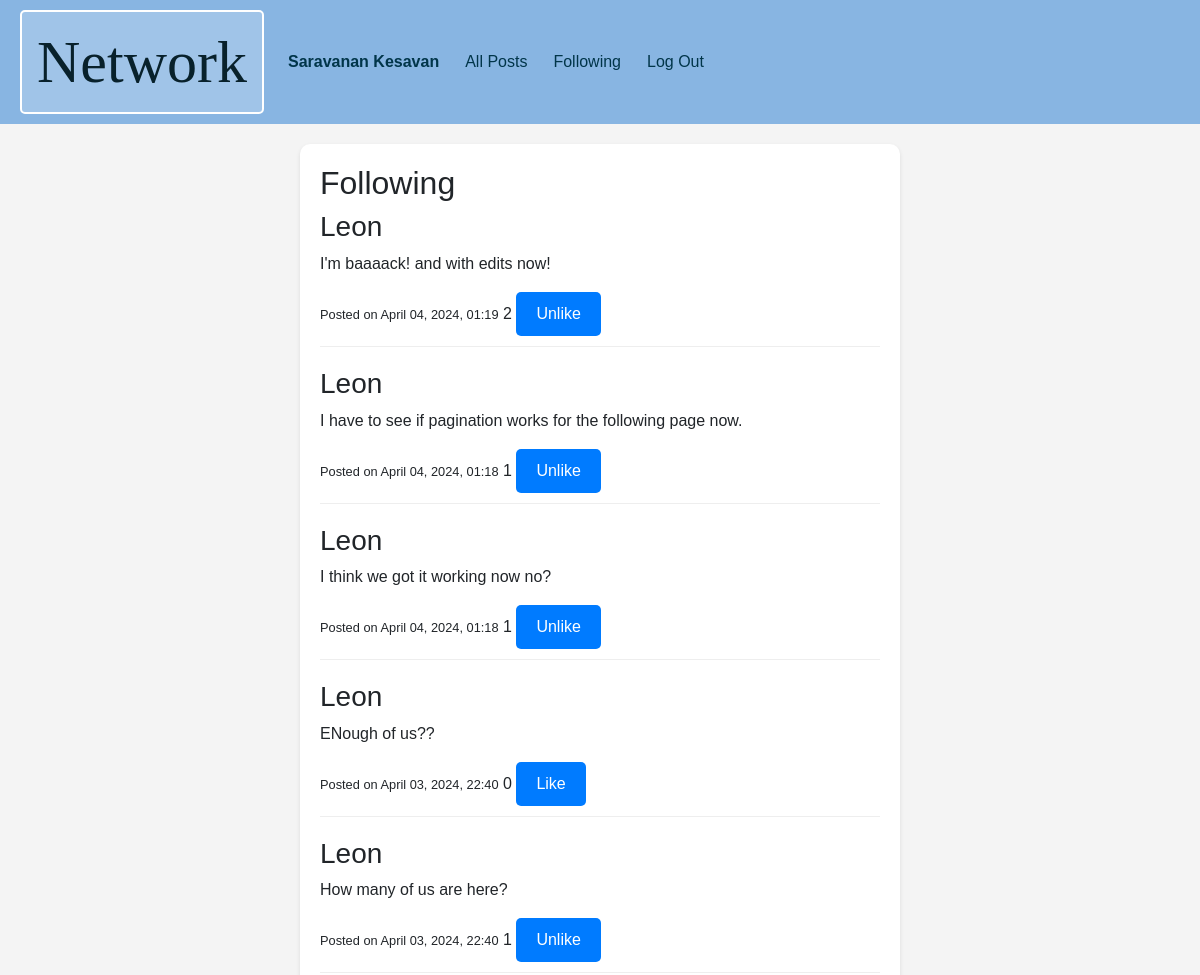
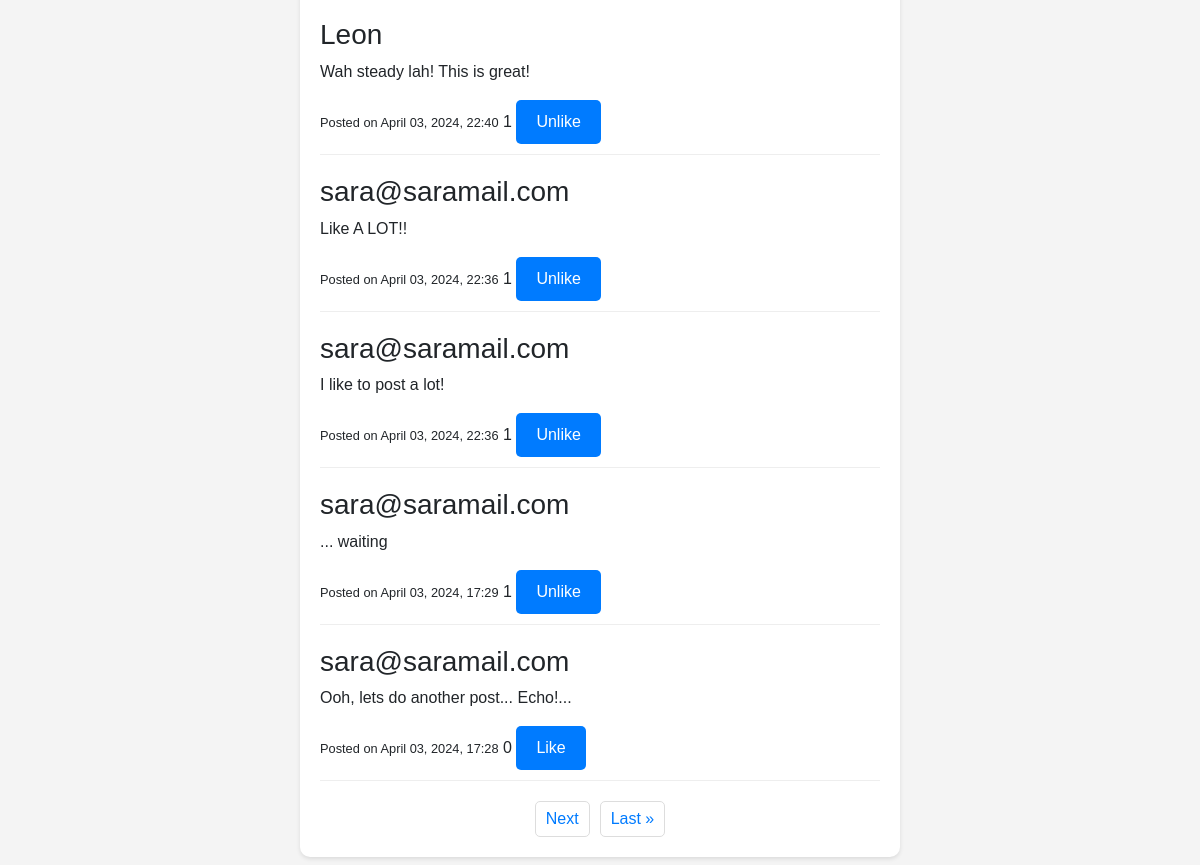
The page /following (signed in) on the database its author committed (2 pictures, top to bottom).
### network/models.py (models this page shows, shortened)
class User(AbstractUser):
    followers = models.ManyToManyField('self', symmetrical=False, related_name='following', blank=True)

class Post(models.Model):
    content = models.TextField()
    creator = models.ForeignKey(User, on_delete=models.CASCADE, related_name="posts")
    timestamp = models.DateTimeField(auto_now_add=True)
    likes = models.ManyToManyField(User, related_name="liked_posts", blank=True)

### network/views.py (the view)
# urls.py: path("following", views.following, name="following"),
@login_required
def following(request):
    user = request.user
    following_users = user.following.all()
    posts_list = Post.objects.filter(creator__in=following_users).order_by('-timestamp')
    paginator = Paginator(posts_list, 10)  # Show 10 posts per page
    page_number = request.GET.get('page')
    posts = paginator.get_page(page_number)
    return render(request, 'network/following.html', {'posts': posts})

### network/templates/network/following.html (shortened to what this page needs)
{% extends "network/layout.html" %}
{% block body %}
    <div class="container">
        <h2>Following</h2>
        {% if posts %}
            {% for post in posts %}
                <div class="post">
                    <h3>{{ post.creator.username }}</h3>
                    <p>{{ post.content }}</p>
                    <small>Posted on {{ post.timestamp|date:"F d, Y, H:i" }}</small>
                    <span id="like-count-{{ post.id }}">{{ post.likes.count }}</span>
                <button class="like-btn" data-post-id="{{ post.id }}" data-liked="{% if user in post.likes.all %}true{% else %}false{% endif %}">
                    {% if user in post.likes.all %}
                        Unlike
                    {% else %}
                        Like
                    {% endif %}
                </button>
                </div>
            {% endfor %}
        {% else %}
            <p>You are not following anyone yet.</p>
        {% endif %}
        <div class="pagination">
            {% if posts.has_next %}
                <a href="?page={{ posts.next_page_number }}">Next</a>
                <a href="?page={{ posts.paginator.num_pages }}">Last &raquo;</a>
            {% endif %}
        </div>
    </div>
{% endblock %}

### network/templates/network/layout.html (shortened to what this page needs)
{% load static %}
<!DOCTYPE html>
<html lang="en">
    <head>
        <link rel="stylesheet" href="https://stackpath.bootstrapcdn.com/bootstrap/4.4.1/css/bootstrap.min.css">
        <link href="{% static 'network/styles.css' %}" rel="stylesheet">
    </head>
    <body>
        <nav class="navbar navbar-expand-lg">
            <a class="navbar-brand" href="{% url 'index' %}">Network</a>
            <div>
              <ul class="navbar-nav mr-auto">
                {% if user.is_authenticated %}
                    <li class="nav-item">
                        <a class="nav-link" href="{% url 'profile' username=user.username %}"><strong>{{ user.username }}</strong></a>
                    </li>
                {% endif %}
                {% if user.is_authenticated %}
                    <li class="nav-item">
                        <a class="nav-link" href="{% url 'index' %}">All Posts</a>
                    </li>
                    <li class="nav-item">
                        <a class="nav-link" href="{% url 'following' %}">Following</a>
                    </li>
                    <li class="nav-item">
                        <a class="nav-link" href="{% url 'logout' %}">Log Out</a>
                    </li>
                {% endif %}
              </ul>
            </div>
          </nav>
        {% block body %}
        {% endblock %}
    </body>
</html>

### network/static/network/styles.css (style rules this page uses)
body { font-family: 'Arial', sans-serif; background-color: #f4f4f4; margin: 0; padding: 0; }
.container { width: 80%; max-width: 600px; margin: 20px auto; padding: 20px; background-color: #fff; border-radius: 10px; box-shadow: 0 2px 4px rgba(0, 0, 0, 0.1); }
.post { margin-bottom: 20px; padding-bottom: 10px; border-bottom: 1px solid #eee; }
button { background-color: #007bff; color: #fff; border: none; padding: 10px 20px; border-radius: 5px; cursor: pointer; }
.pagination { display: flex; justify-content: center; margin-top: 20px; }
.pagination a { margin: 0 5px; padding: 5px 10px; border: 1px solid #ddd; border-radius: 5px; color: #007bff; text-decoration: none; }
.navbar { background-color: #88b5e2; padding: 10px 20px; }
.navbar-brand { font-family: 'Georgia', serif; font-size: 60px; color: #08212b; padding: 5px 15px; border: 2px solid #fff; border-radius: 5px; background-color: rgba(255, 255, 255, 0.2); }
.navbar .nav-link { color: rgba(1, 53, 73, 1); }
.navbar-nav { display: flex; justify-content: flex-end; width: 100%; }
.nav-link { text-align: right; margin-right: 10px; }

### rows shown on the page
User: username "Saravanan Kesavan"
Post: creator.username "Leon", content "I'm baaaack! and with edits now!", timestamp "April 04, 2024, 01:19", likes.count "2", shows "Unlike"
Post: creator.username "Leon", content "I have to see if pagination works for the following page now.", timestamp "April 04, 2024, 01:18", likes.count "1", shows "Unlike"
Post: creator.username "Leon", content "I think we got it working now no?", timestamp "April 04, 2024, 01:18", likes.count "1", shows "Unlike"
Post: creator.username "Leon", content "ENough of us??", timestamp "April 03, 2024, 22:40", likes.count "0", shows "Like"
Post: creator.username "Leon", content "How many of us are here?", timestamp "April 03, 2024, 22:40", likes.count "1", shows "Unlike"
Post: creator.username "Leon", content "Wah steady lah! This is great!", timestamp "April 03, 2024, 22:40", likes.count "1", shows "Unlike"
Post: creator.username "sara@saramail.com", content "Like A LOT!!", timestamp "April 03, 2024, 22:36", likes.count "1", shows "Unlike"
Post: creator.username "sara@saramail.com", content "I like to post a lot!", timestamp "April 03, 2024, 22:36", likes.count "1", shows "Unlike"
Post: creator.username "sara@saramail.com", content "... waiting", timestamp "April 03, 2024, 17:29", likes.count "1", shows "Unlike"
Post: creator.username "sara@saramail.com", content "Ooh, lets do another post... Echo!...", timestamp "April 03, 2024, 17:28", likes.count "0", shows "Like"
